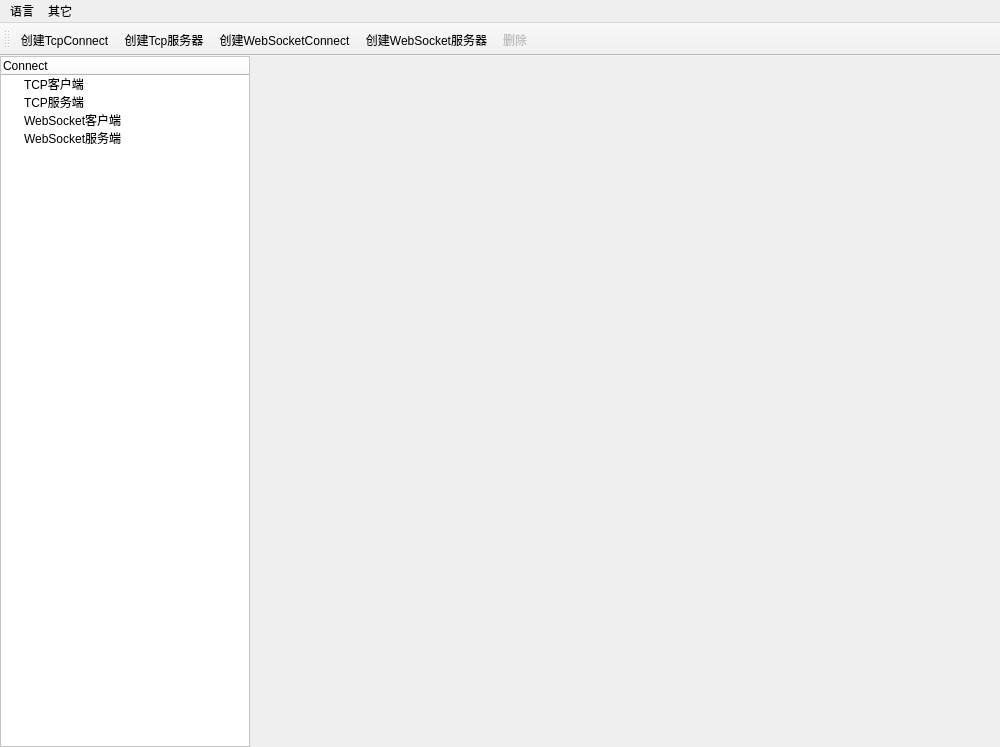
<?xml version="1.0" encoding="UTF-8"?>
<ui version="4.0">
 <class>MainWindow</class>
 <widget class="QMainWindow" name="MainWindow">
  <property name="geometry">
   <rect>
    <x>0</x>
    <y>0</y>
    <width>1000</width>
    <height>747</height>
   </rect>
  </property>
  <property name="minimumSize">
   <size>
    <width>1000</width>
    <height>747</height>
   </size>
  </property>
  <property name="windowTitle">
   <string>MagicSocketDebugger</string>
  </property>
  <widget class="QWidget" name="centralWidget">
   <layout class="QGridLayout" name="gridLayout_3">
    <property name="leftMargin">
     <number>0</number>
    </property>
    <property name="topMargin">
     <number>0</number>
    </property>
    <property name="rightMargin">
     <number>0</number>
    </property>
    <property name="bottomMargin">
     <number>0</number>
    </property>
    <property name="spacing">
     <number>0</number>
    </property>
    <item row="0" column="0">
     <widget class="QWidget" name="widget_1" native="true">
      <property name="sizePolicy">
       <sizepolicy hsizetype="Preferred" vsizetype="Expanding">
        <horstretch>0</horstretch>
        <verstretch>0</verstretch>
       </sizepolicy>
      </property>
      <property name="minimumSize">
       <size>
        <width>250</width>
        <height>500</height>
       </size>
      </property>
      <property name="maximumSize">
       <size>
        <width>250</width>
        <height>16777215</height>
       </size>
      </property>
      <property name="styleSheet">
       <string notr="true">background-color: rgb(255, 255, 255)</string>
      </property>
      <layout class="QGridLayout" name="gridLayout">
       <property name="leftMargin">
        <number>0</number>
       </property>
       <property name="topMargin">
        <number>0</number>
       </property>
       <property name="rightMargin">
        <number>0</number>
       </property>
       <property name="bottomMargin">
        <number>0</number>
       </property>
       <property name="spacing">
        <number>0</number>
       </property>
       <item row="0" column="0">
        <widget class="QTreeWidget" name="treeWidget">
         <property name="minimumSize">
          <size>
           <width>0</width>
           <height>0</height>
          </size>
         </property>
         <property name="styleSheet">
          <string notr="true"/>
         </property>
         <property name="horizontalScrollBarPolicy">
          <enum>Qt::ScrollBarAsNeeded</enum>
         </property>
         <property name="itemsExpandable">
          <bool>true</bool>
         </property>
         <property name="wordWrap">
          <bool>false</bool>
         </property>
         <property name="columnCount">
          <number>1</number>
         </property>
         <column>
          <property name="text">
           <string>Connect</string>
          </property>
         </column>
         <item>
          <property name="text">
           <string>TCP客户端</string>
          </property>
         </item>
         <item>
          <property name="text">
           <string>TCP服务端</string>
          </property>
         </item>
         <item>
          <property name="text">
           <string>WebSocket客户端</string>
          </property>
         </item>
         <item>
          <property name="text">
           <string>WebSocket服务端</string>
          </property>
         </item>
        </widget>
       </item>
      </layout>
     </widget>
    </item>
    <item row="0" column="1">
     <widget class="QWidget" name="widget_2" native="true">
      <layout class="QGridLayout" name="gridLayout_4">
       <property name="leftMargin">
        <number>0</number>
       </property>
       <property name="topMargin">
        <number>0</number>
       </property>
       <property name="rightMargin">
        <number>0</number>
       </property>
       <property name="bottomMargin">
        <number>0</number>
       </property>
       <property name="spacing">
        <number>0</number>
       </property>
       <item row="0" column="0">
        <layout class="QGridLayout" name="gridLayout_2">
         <property name="spacing">
          <number>0</number>
         </property>
        </layout>
       </item>
      </layout>
     </widget>
    </item>
   </layout>
  </widget>
  <widget class="QToolBar" name="mainToolBar">
   <property name="enabled">
    <bool>true</bool>
   </property>
   <attribute name="toolBarArea">
    <enum>TopToolBarArea</enum>
   </attribute>
   <attribute name="toolBarBreak">
    <bool>false</bool>
   </attribute>
   <addaction name="createTcpClient"/>
   <addaction name="createTcpServer"/>
   <addaction name="createWsClient"/>
   <addaction name="createWsServer"/>
   <addaction name="deleteConnection"/>
  </widget>
  <widget class="QMenuBar" name="menuBar">
   <property name="geometry">
    <rect>
     <x>0</x>
     <y>0</y>
     <width>1000</width>
     <height>22</height>
    </rect>
   </property>
   <widget class="QMenu" name="menuLanguage">
    <property name="title">
     <string>语言</string>
    </property>
    <addaction name="actionLanguageChinese"/>
    <addaction name="actionLanguageEnglish"/>
   </widget>
   <widget class="QMenu" name="menu">
    <property name="title">
     <string>其它</string>
    </property>
    <addaction name="actionFeedback"/>
    <addaction name="actionVersion"/>
   </widget>
   <addaction name="menuLanguage"/>
   <addaction name="menu"/>
  </widget>
  <action name="createTcpClient">
   <property name="text">
    <string>创建TcpConnect</string>
   </property>
  </action>
  <action name="createTcpServer">
   <property name="text">
    <string>创建Tcp服务器</string>
   </property>
  </action>
  <action name="deleteConnection">
   <property name="enabled">
    <bool>false</bool>
   </property>
   <property name="text">
    <string>删除</string>
   </property>
  </action>
  <action name="createWsClient">
   <property name="text">
    <string>创建WebSocketConnect</string>
   </property>
  </action>
  <action name="createWsServer">
   <property name="text">
    <string>创建WebSocket服务器</string>
   </property>
  </action>
  <action name="actionLanguageChinese">
   <property name="checkable">
    <bool>true</bool>
   </property>
   <property name="text">
    <string>简体中文</string>
   </property>
  </action>
  <action name="actionLanguageEnglish">
   <property name="checkable">
    <bool>true</bool>
   </property>
   <property name="text">
    <string>English</string>
   </property>
  </action>
  <action name="actionFeedback">
   <property name="text">
    <string>问题反馈</string>
   </property>
  </action>
  <action name="actionVersion">
   <property name="enabled">
    <bool>false</bool>
   </property>
   <property name="text">
    <string>V1.2.6</string>
   </property>
   <property name="toolTip">
    <string>V1.2.6</string>
   </property>
  </action>
 </widget>
 <layoutdefault spacing="6" margin="11"/>
 <resources/>
 <connections/>
</ui>
